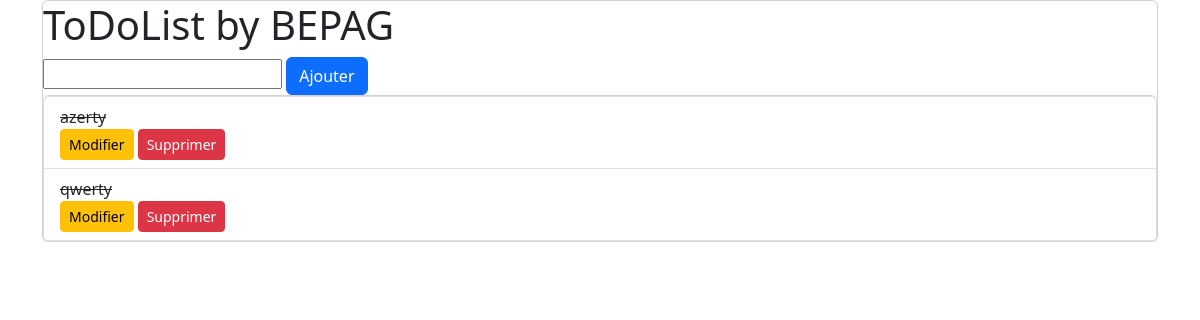
Before: / with the older database file.
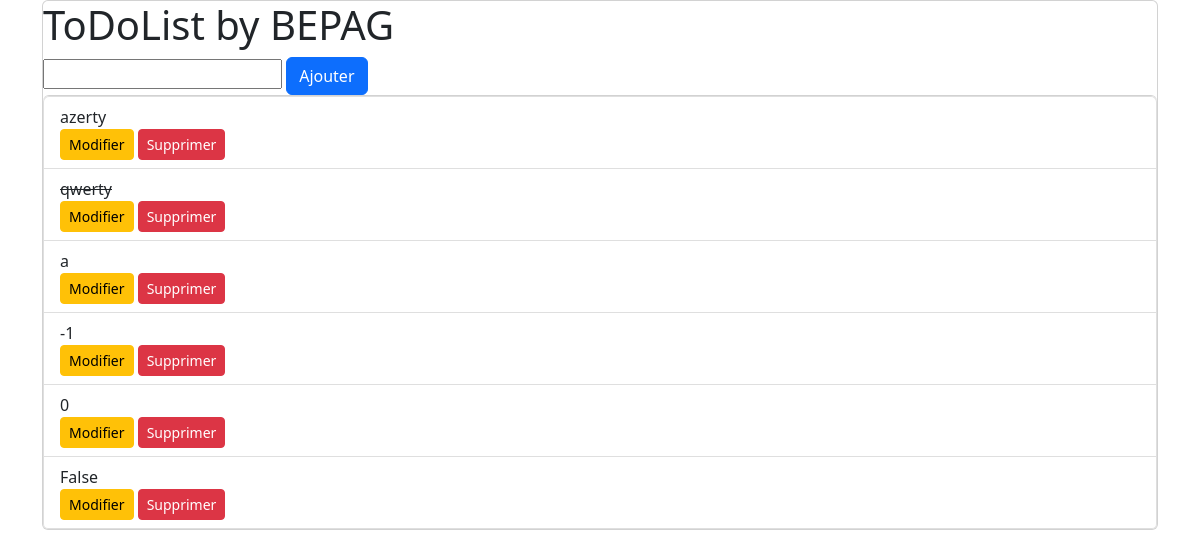
After: the same page with the newer database file.
### to_do_list/models.py (models this page shows, shortened)
class Task(models.Model):
	title = models.CharField(max_length=250)
	completed = models.BooleanField(default=False)
	created = models.DateTimeField(auto_now_add=True)

### to_do_list/views.py (the view)
# urls.py: path('', views.index, name='index'),
def index(request):
	form = TaskForm()
	if request.method == "POST":
		form = TaskForm(request.POST)
		if form.is_valid():
			form.save()
			return redirect("index")
	tasks = Task.objects.all()
	return render(request, "index.html", {"tasks": tasks,"task_form": form})

### to_do_list/forms.py
class TaskForm(forms.ModelForm):
    class Meta:
        model = Task
        fields = "__all__"

### to_do_list/templates/index.html (shortened to what this page needs)
{% extends 'base.html' %}
{% block content %}
    <div class="card">
        <h1 class="title">ToDoList by BEPAG</h1>
        <form class="form" method="post">
            {{ task_form.title }}
            <button class="btn btn-primary" type="submit">Ajouter</button>
        </form>
        <ol class="list-group">
            {% for task in tasks %}
                <li class="list-group-item list-group-item-action">
                    <div class="task-info">
                        <span class="task-title">
                            {% if task.completed %}
                                <del>{{ task.title }}</del>
                            {% else %}
                                {{ task.title }}
                            {% endif %}
                        </span>
                    </div>
                    <div class="task-actions">
                        <a class="btn btn-sm btn-warning" href="{% url 'update' task.id %}">Modifier</a>
                        <a class="btn btn-sm btn-danger" href="{% url 'delete' task.id %}">Supprimer</a>
                    </div>
                </li>
            {% endfor %}
        </ol>
    </div>
{% endblock content %}

### to_do_list/templates/base.html (shortened to what this page needs)
<!DOCTYPE html>
{% load static %}
<html>
<head>
    {% block head %}
    <link href="https://cdn.jsdelivr.net/npm/bootstrap@5.0.0-beta2/dist/css/bootstrap.min.css" rel="stylesheet">
    <link href=" https://cdn.jsdelivr.net/npm/bootstrap@5.2.3/dist/css/bootstrap.min.css " rel="stylesheet">
{% endblock head %}
</head>
<body>
    <div class="container">
        {% block content %}
        {% endblock content %}
    </div>
</body>
</html>

Changed rows visible on the page:
changed Task "azerty": completed True → False (drawn)
added Task: title "a"
added Task: title "-1"
added Task: title "0"
added Task: title "False"
